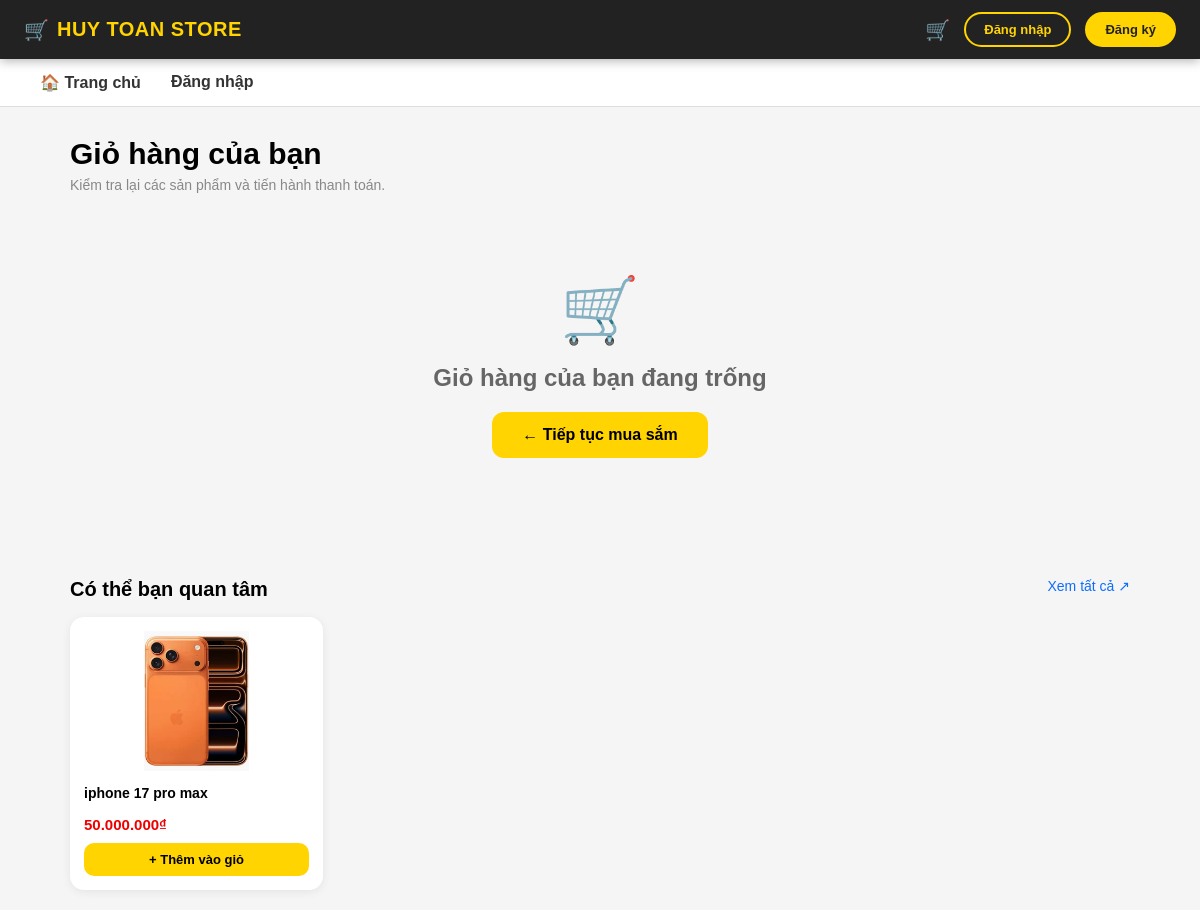
The page /Cart/view on the database as committed earlier.
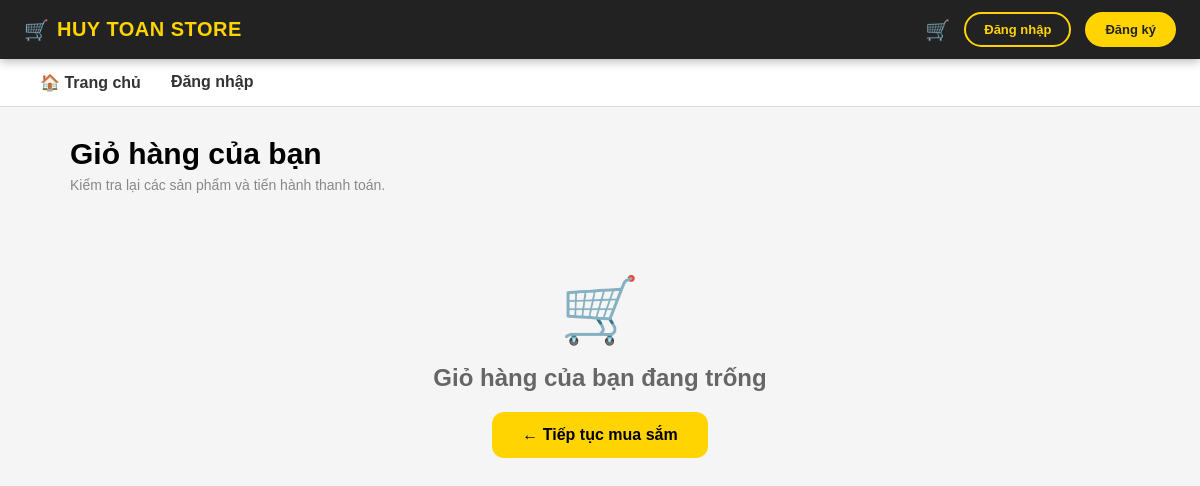
The same page on the database as committed later.
### tables this page shows
CREATE TABLE IF NOT EXISTS `product` (
  `id`          INT           NOT NULL AUTO_INCREMENT,
  `name`        VARCHAR(100)  NOT NULL,
  `description` TEXT,
  `price`       DECIMAL(15,2) NOT NULL,
  `image`       VARCHAR(255)  DEFAULT NULL,
  `category_id` INT           DEFAULT NULL,
  PRIMARY KEY (`id`),
  KEY `category_id` (`category_id`),
  CONSTRAINT `product_ibfk_1` FOREIGN KEY (`category_id`)
    REFERENCES `category`(`id`) ON DELETE CASCADE
);

### app/controllers/CartController.php (called while the page is built, shortened)
<?php
require_once 'app/config/database.php';
class CartController {
    private $conn;
    public function __construct() {
        $db = new Database();
        $this->conn = $db->getConnection();
    }
    public function view() {
        $cart      = $_SESSION['cart'];
        $products  = $this->_getCartProducts($cart);
        $stmt = $this->conn->query("SELECT * FROM product ORDER BY RAND() LIMIT 4");
        $suggestions = $stmt->fetchAll();
        include 'app/views/cart/view.php';
    }
    private function _getCartProducts($cart) {
        if (empty($cart)) return [];
        $result = [];
        return $result;
    }
}

### index.php (called while the page is built, shortened)
<?php
require_once 'app/config/database.php';
$url = $_GET['url'] ?? '';
$url = rtrim($url, '/');
$url = filter_var($url, FILTER_SANITIZE_URL);
$url = explode('/', $url);
$action         = (!empty($url[1])) ? $url[1] : 'index';
$controller = new $controllerName();
$params = array_slice($url, 2);
call_user_func_array([$controller, $action], $params);

### app/config/database.php (called while the page is built, shortened)
<?php
class Database {
    private $host     = "localhost";
    private $db_name  = "my_store";
    private $username = "root";
    private $password = "";
    public function getConnection() {
        $this->conn = null;
        try {
            $this->conn = new PDO(
                "mysql:host=" . $this->host . ";dbname=" . $this->db_name . ";charset=utf8mb4",
                $this->username,
                $this->password
            );
            $this->conn->setAttribute(PDO::ATTR_ERRMODE, PDO::ERRMODE_EXCEPTION);
            $this->conn->setAttribute(PDO::ATTR_DEFAULT_FETCH_MODE, PDO::FETCH_ASSOC);
        } catch (PDOException $exception) {
            echo "Connection error: " . $exception->getMessage();
        }
        return $this->conn;
    }
}

### app/views/cart/view.php (the view, shortened to what this page needs)
<?php
$baseUrl = rtrim(dirname($_SERVER['SCRIPT_NAME']), '/\\');
?>
<!DOCTYPE html>
<html lang="vi">
<head>
    <link rel="stylesheet" href="<?= $baseUrl ?>/public/css/style.css">
    <link rel="stylesheet" href="https://cdnjs.cloudflare.com/ajax/libs/font-awesome/6.5.1/css/all.min.css">
</head>
<body>
<?php include 'shares/header.php'; ?>
<nav class="menu">
    <a href="<?= $baseUrl ?>/Product/list">🏠 Trang chủ</a>
    <?php if (isset($_SESSION['user_id'])): ?>
        <a href="<?= $baseUrl ?>/Auth/profile">Hồ sơ</a>
    <?php else: ?>
        <a href="<?= $baseUrl ?>/Auth/login">Đăng nhập</a>
    <?php endif; ?>
</nav>
<div class="page-head">
    <h1 class="page-title">Giỏ hàng của bạn</h1>
    <p class="page-sub">Kiểm tra lại các sản phẩm và tiến hành thanh toán.</p>
</div>
<?php if (empty($products)): ?>
<div class="empty-cart">
    <div style="font-size:64px; margin-bottom:16px;">🛒</div>
    <h2 style="color:#666;">Giỏ hàng của bạn đang trống</h2>
    <a href="<?= $baseUrl ?>/Product/list" style="display:inline-block; margin-top:20px; background:#ffd400; padding:14px 30px; border-radius:12px; font-weight:bold; text-decoration:none; color:#000;">← Tiếp tục mua sắm</a>
</div>
<?php endif; ?>
<?php if (!empty($suggestions)): ?>
<div class="suggestions">
    <h3>Có thể bạn quan tâm <a href="<?= $baseUrl ?>/Product/list" style="font-size:14px;color:#0d6efd;text-decoration:none;float:right;font-weight:normal;">Xem tất cả ↗</a></h3>
    <div class="sug-grid">
        <?php foreach ($suggestions as $s): ?>
        <div class="sug-card">
            <img src="<?= $baseUrl ?>/public/images/<?= htmlspecialchars($s['image'] ?? 'default.jpg') ?>"
                 onerror="this.src='https://placehold.co/200x200?text=SP'">
            <h4><?= htmlspecialchars($s['name']) ?></h4>
            <div class="price"><?= number_format($s['price'],0,',','.') ?>₫</div>
            <button class="btn-add-sug" onclick="addToCart(<?= $s['id'] ?>)">+ Thêm vào giỏ</button>
        </div>
        <?php endforeach; ?>
    </div>
</div>
<?php endif; ?>
</body>
</html>

Rows that differ between the two databases and show on the page:
removed product: image (picture), name "iphone 17 pro max", price "50.000.000"
Other text that changed with them:
text no longer shown: "Có thể bạn quan tâm Xem tất cả ↗"
